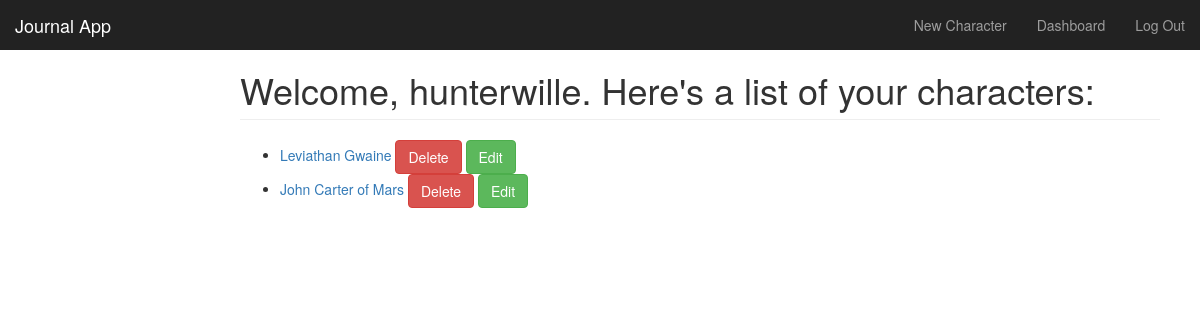
The page /dashboard (signed in) on the database its author committed.
### app.py (models this page shows)
class User(UserMixin, db.Model):
    id = db.Column(db.Integer, primary_key=True)
    username = db.Column(db.String(20))
    email = db.Column(db.String(30), unique=True)
    password = db.Column(db.String(80))
    characters = db.relationship('Character', backref='user', lazy=True)

class Character(db.Model):
    id = db.Column(db.Integer, primary_key=True)
    name = db.Column(db.String(50), nullable=False)
    ancestry = db.Column(db.String(50), nullable=False)
    archetype = db.Column(db.String(50), nullable=False)
    system = db.Column(db.String(50), nullable=False)
    entries = db.relationship('Entry', backref='character', lazy=True)
    user_id = db.Column(db.Integer, db.ForeignKey(User.id))

### app.py (the view)
@app.route('/dashboard')
@login_required
def dashboard():
    g.user = current_user.get_id()
    characters = Character.query.filter(Character.user_id == g.user)
    return render_template('dashboard.html', name=current_user.username, characters=characters)

### app.py (called while the page is built)
@login_manager.user_loader
def load_user(user_id):
    return User.query.get(int(user_id))

### templates/dashboard.html (shortened to what this page needs)
{% extends "bootstrap/base.html" %}
{% block styles %}
{{super()}}
<link rel="stylesheet" href="{{url_for('.static', filename='dashboard.css')}}">
{% endblock %}
{% block content %}
    <nav class="navbar navbar-inverse navbar-fixed-top">
      <div class="container-fluid">
        <div class="navbar-header">
          <a class="navbar-brand" href="#">Journal App</a>
        </div>
        <div id="navbar" class="navbar-collapse collapse">
          <ul class="nav navbar-nav navbar-right">
            <li><a href="{{ url_for('create_character') }}">New Character</a></li>
            <li><a href="{{ url_for('dashboard') }}">Dashboard</a></li>
            <li><a href="{{ url_for('logout') }}">Log Out</a></li>
          </ul>
        </div>
      </div>
    </nav>
    <div class="container-fluid">
      <div class="row">
        <div class="col-sm-9 col-sm-offset-3 col-md-10 col-md-offset-2 main">
          <h1 class="page-header">Welcome, {{ name }}. Here's a list of your characters:</h1>
        <ul>
            {% for character in characters if current_user %}
              <li><a href="{{ url_for('character', id = character.id) }}">{{ character.name }}</a> <a class="btn btn-danger" href="{{ url_for('delete_character', id=character.id) }}">Delete</a> <a class="btn btn-success" href="{{ url_for('edit_character', id=character.id) }}">Edit</a></li>
            {% endfor %}
        </ul>
        </div>
      </div>
    </div>
{% endblock %}

### static/dashboard.css (style rules this page uses)
body { padding-top: 50px; }
.navbar-fixed-top { border: 0; }
.main { padding: 20px; }
@media (min-width: 768px) { .main { padding-right: 40px; padding-left: 40px; } }
.main .page-header { margin-top: 0; }

### rows shown on the page
User: username "hunterwille"
Character: name "Leviathan Gwaine"
Character: name "John Carter of Mars"
